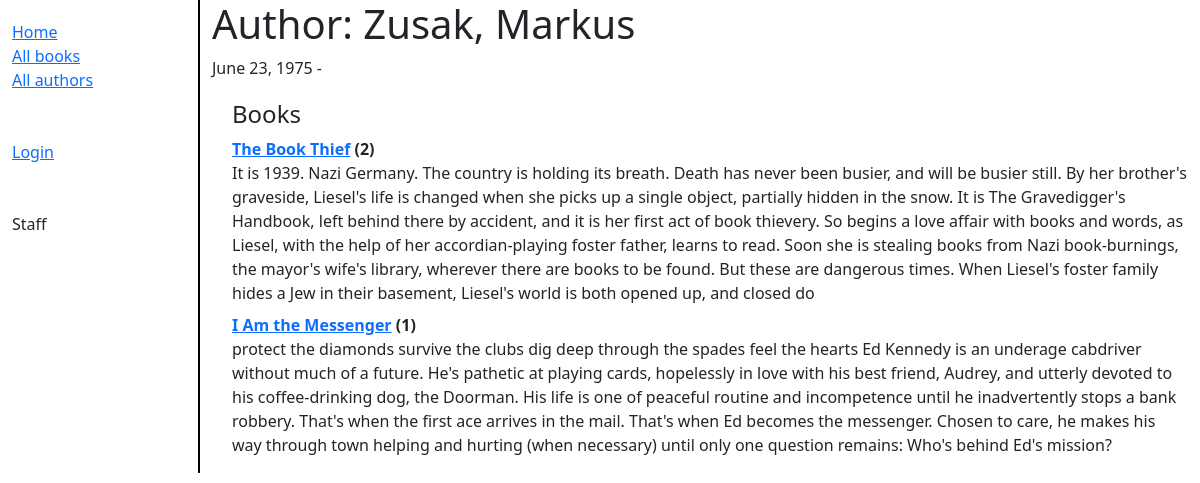
Screenshot of /catalog/author/4 with the database file from the repository.
### catalog/models.py (models this page shows, shortened)
class Author(models.Model):
    first_name = models.CharField(max_length=100)
    last_name = models.CharField(max_length=100)
    date_of_birth = models.DateField(null=True, blank=True)
    date_of_death = models.DateField("Died", null=True, blank=True)
    class Meta:
        ordering = ["last_name", "first_name"]
    def __str__(self):
        return f"{self.last_name}, {self.first_name}"

class Book(models.Model):
    title = models.CharField(max_length=200)
    author = models.ForeignKey("Author", on_delete=models.SET_NULL, null=True)
    summary = models.TextField(max_length=1000, help_text="Enter a brief description of the book")
    isbn = models.CharField("ISBN", max_length=13, unique=True, help_text='13 Character <a href="https://www.isbn-international.org/content/what-isbn">ISBN number</a>')
    genre = models.ManyToManyField(Genre, help_text="Select a genre for this book")
    language = models.ForeignKey("Language", on_delete=models.SET_NULL, null=True)
    def __str__(self):
        return self.title

### catalog/views.py (the view)
# urls.py: path("author/<int:pk>", views.AuthorDetailView.as_view(), name="author-detail"),
class AuthorDetailView(generic.DetailView):
    model = Author

### catalog/templates/catalog/author_detail.html
{% extends "base_generic.html" %}
{% block content %}
    <h1>Author: {{ author }} </h1>
    <p>{{author.date_of_birth}} - {% if author.date_of_death %}{{author.date_of_death}}{% endif %}</p>
    <div style="margin-left:20px;margin-top:20px">
    <h4>Books</h4>
    <dl>
        {% for book in author.book_set.all %}
            <dt><a href="{% url 'book-detail' book.pk %}">{{book}}</a> ({{book.bookinstance_set.all.count}})</dt>
            <dd>{{book.summary}}</dd>
        {% endfor %}
    </dl>
    </div>
{% endblock %}

### rows the page displays
Author: date_of_birth "June 23, 1975"
Book: title "The Book Thief", bookinstance_set.all.count "2", summary "It is 1939. Nazi Germany. The country is holding its breath. Death has never been busier, and will be busier still. By her brother's graveside, Liesel's life is changed when she picks up a single object, partially hidden in the snow. It is The Gravedigger's Handbook, left behind there by accident, and it is her first act of book thievery. So begins a love affair with books and words, as Liesel, with the help of her accordian-playing foster father, learns to read. Soon she is stealing books from Nazi book-burnings, the mayor's wife's library, wherever there are books to be found. But these are dangerous times. When Liesel's foster family hides a Jew in their basement, Liesel's world is both…"
Book: title "I Am the Messenger", bookinstance_set.all.count "1", summary "protect the diamonds survive the clubs dig deep through the spades feel the hearts Ed Kennedy is an underage cabdriver without much of a future. He's pathetic at playing cards, hopelessly in love with his best friend, Audrey, and utterly devoted to his coffee-drinking dog, the Doorman. His life is one of peaceful routine and incompetence until he inadvertently stops a bank robbery. That's when the first ace arrives in the mail. That's when Ed becomes the messenger. Chosen to care, he makes his way through town helping and hurting (when necessary) until only one question remains: Who's behind Ed's mission?"
